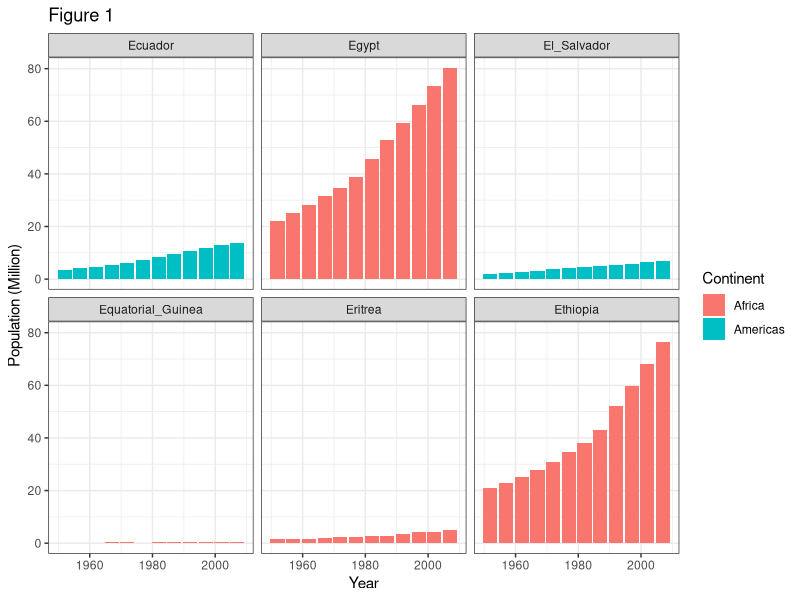

R code for this plot:
## ---- chunk 1
gapminder <- read.table("gapminder.txt", header =TRUE)
head(gapminder)
## ---- chunk 2
library(ggplot2)
e_rows=startsWith(as.vector(gapminder$country), c('E') )
e_countries <- gapminder[e_rows, ]
ggplot(data = e_countries, aes(x = year, y = pop/1000000, fill=continent)) +
  geom_bar(stat="identity") + facet_wrap( ~ country) +
  labs(
    x = "Year",                     # x axis title
    y = "Population (Million)",     # y axis title
    title = "Figure 1",             # main title of figure
    fill = "Continent"              # title of legend
  ) +
  theme(axis.text.x=element_text(angle=45), axis.ticks.x=element_blank()) +
  theme_bw()
